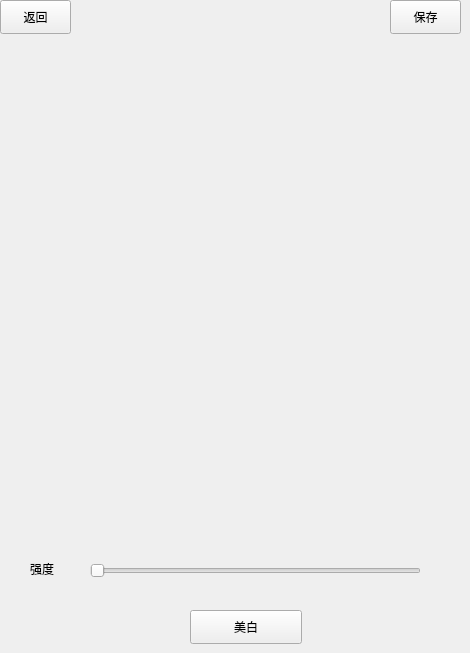
   <widget class="QWidget" name="whiteInterface">
    <widget class="QLabel" name="label_6">
     <property name="geometry">
      <rect>
       <x>30</x>
       <y>560</y>
       <width>81</width>
       <height>18</height>
      </rect>
     </property>
     <property name="text">
      <string>强度</string>
     </property>
    </widget>
    <widget class="QSlider" name="whiteSlider">
     <property name="geometry">
      <rect>
       <x>90</x>
       <y>560</y>
       <width>331</width>
       <height>22</height>
      </rect>
     </property>
     <property name="orientation">
      <enum>Qt::Horizontal</enum>
     </property>
    </widget>
    <widget class="QPushButton" name="saveFromWhite">
     <property name="geometry">
      <rect>
       <x>390</x>
       <y>0</y>
       <width>71</width>
       <height>34</height>
      </rect>
     </property>
     <property name="text">
      <string>保存</string>
     </property>
    </widget>
    <widget class="QLabel" name="whitePhoto">
     <property name="geometry">
      <rect>
       <x>10</x>
       <y>50</y>
       <width>441</width>
       <height>421</height>
      </rect>
     </property>
     <property name="text">
      <string/>
     </property>
    </widget>
    <widget class="QPushButton" name="backFromWhite">
     <property name="geometry">
      <rect>
       <x>0</x>
       <y>0</y>
       <width>71</width>
       <height>34</height>
      </rect>
     </property>
     <property name="text">
      <string>返回</string>
     </property>
    </widget>
    <widget class="QPushButton" name="meibaiButton">
     <property name="geometry">
      <rect>
       <x>190</x>
       <y>610</y>
       <width>112</width>
       <height>34</height>
      </rect>
     </property>
     <property name="text">
      <string>美白</string>
     </property>
    </widget>
   </widget>
